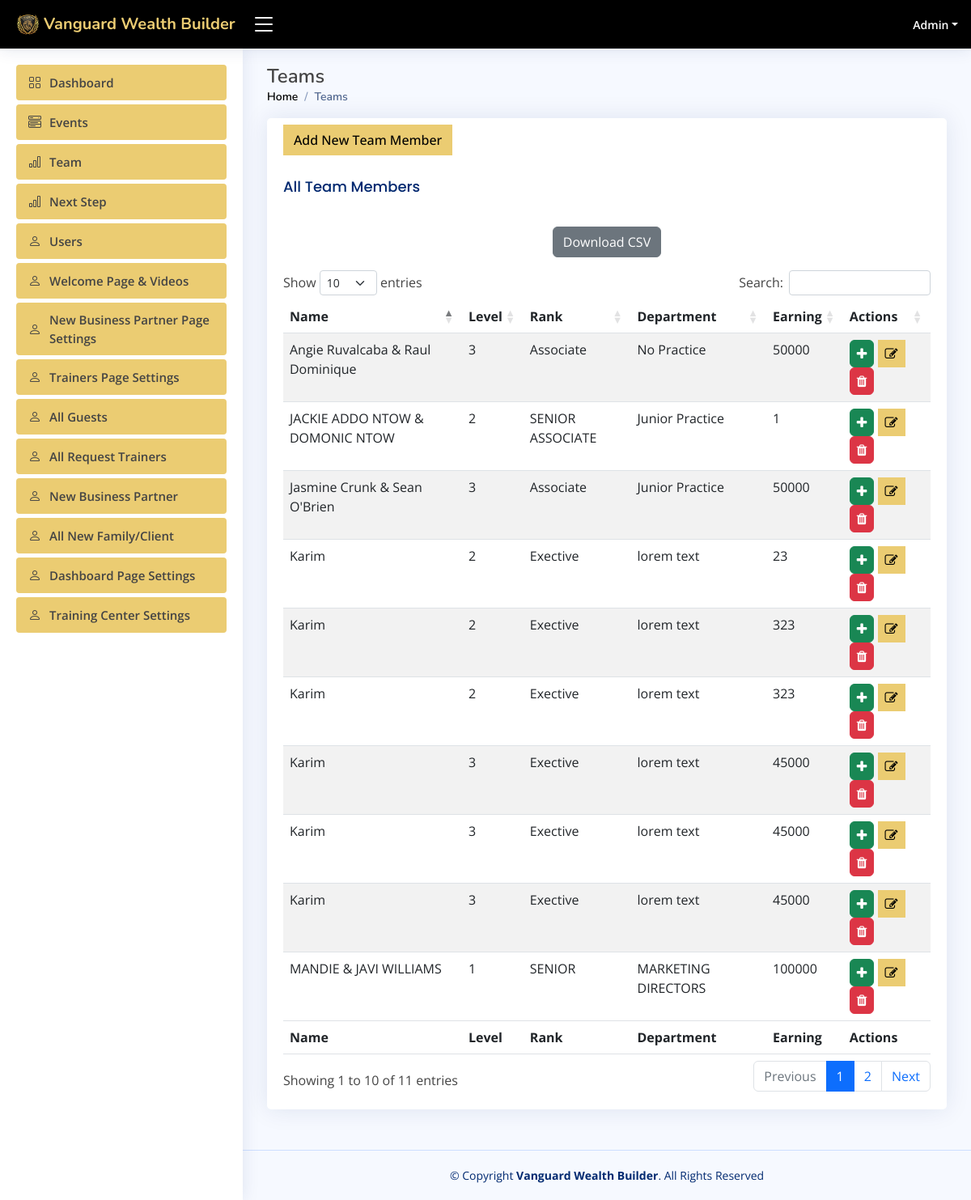
Screenshot of /admin/teams.php (signed in) with the database file from the repository.
### tables this page shows
CREATE TABLE `users` (
  `id` int(11) NOT NULL,
  `user_type` int(11) NOT NULL DEFAULT '0' COMMENT '0=user,1=admin',
  `fname` varchar(50) DEFAULT NULL,
  `lname` varchar(150) DEFAULT NULL,
  `agent_code` int(150) DEFAULT NULL,
  `email` varchar(50) DEFAULT NULL,
  `phone` varchar(100) DEFAULT NULL,
  `business_patner` varchar(150) DEFAULT NULL,
  `us_states` varchar(150) DEFAULT NULL,
  `password` varchar(255) DEFAULT NULL,
  `status` int(11) NOT NULL DEFAULT '0' COMMENT '1=active,0=block',
  `reset_token` varchar(10) DEFAULT NULL,
  `image_path` varchar(255) DEFAULT NULL,
  `notes` text,
  `address` text,
  `create_date` datetime DEFAULT NULL,
  `updated_date` datetime DEFAULT NULL
);

CREATE TABLE `team_members` (
  `id` int(11) NOT NULL,
  `name` varchar(255) DEFAULT NULL,
  `level` int(11) DEFAULT NULL,
  `rank` varchar(200) DEFAULT NULL,
  `department` varchar(260) DEFAULT NULL,
  `earning` double NOT NULL DEFAULT '0',
  `facebook_link` varchar(500) DEFAULT NULL,
  `linkedin_link` varchar(255) NOT NULL,
  `twitter_link` varchar(250) DEFAULT NULL,
  `instagram_link` varchar(255) NOT NULL,
  `youtube_link` varchar(250) DEFAULT NULL,
  `appointment_link` text,
  `image_path` varchar(200) DEFAULT NULL,
  `bio` longtext,
  `created_date` datetime DEFAULT NULL,
  `updated_date` datetime DEFAULT NULL
);

### serverside/functions.php (called while the page is built, shortened)
<?php
require_once 'crud.php';
class Functions
{
    private $db;
    function __construct()
    {
        $this->db = new Database();
        $this->db->connect();
    }
    function getSingleUser($id)
    {
        $sql = "select * from users where id='$id'";
        if ($this->db->sql($sql)) {
            return $this->db->getResult();
        }
    }
    function getAllTeamMembers()
    {
        $sql = "select * from team_members order by id desc ";
        if ($this->db->sql($sql)) {
            return $this->db->getResult();
        }
    }
}

### serverside/crud.php (called while the page is built, shortened)
<?php
class Database {
       private $db_host = "localhost";
       private $db_user = "root";
       private $db_pass = "";
       private $db_name = "wanguard";
    private $con = false;
    private $myconn = "";
    private $result = array();
    public function connect() {
        if (!$this->con) {
            $this->myconn = new mysqli($this->db_host, $this->db_user, $this->db_pass, $this->db_name);
            if ($this->myconn->connect_errno > 0) {
                array_push($this->result, $this->myconn->connect_error);
                return false;
            } else {
                $this->con = true;
                return true;
            }
        } else {
            return true;
        }
    }
    public function sql($sql) {
        $this->result = array();
        $query = $this->myconn->query($sql);
        if ($query) {
            $this->numResults = 0;
            if (isset($query->num_rows) && ( $query->num_rows > 0)) {
                $this->numResults = $query->num_rows;
            }
            for ($i = 0; $i < $this->numResults; $i++) {
                $r = $query->fetch_array();
                $key = array_keys($r);
                for ($x = 0; $x < count($key); $x++) {
                    if (!is_int($key[$x])) {
                        if ($query->num_rows >= 1) {
                            $this->result[$i][$key[$x]] = $r[$key[$x]];
                        } else {
                            $this->result = null;
                        }
                    }
                }
            }
            return true;
        } else {
            array_push($this->result, $this->myconn->error);
            return false;
        }
    }
    public function getResult() {
        $val = $this->result;
        $this->result = array();
        return $val;
    }
}

### admin/teams.php (the view, shortened to what this page needs)
<?php
include_once "includes/dashboard-header.php";
$team_members = $func->getAllTeamMembers();
?>
<main id="main" class="main">
    <div class="pagetitle">
        <h1>Teams</h1>
        <nav>
            <ol class="breadcrumb">
                <li class="breadcrumb-item"><a href="index">Home</a></li>
                <li class="breadcrumb-item active">Teams</li>
            </ol>
        </nav>
    </div>
    <section class="section dashboard">
        <div class="section">
            <div class="row">
                <div class="col-lg-12">
                    <div class="card">
                        <div class="card-body">
                            <button type="button btn-1" class="btn btn-primary my-2" data-bs-toggle="modal"
                                    data-bs-target="#add_team_modal"> Add New Team Member
                            </button>
                            <h5 class="card-title">All Team Members</h5>
                            <div class="text-center">
                                <button class="btn btn-secondary my-3" id="download_csv">Download CSV</button>
                            </div>
                            <table id="team_members" class="table table-striped" style="width:100%">
                                <thead>
                                <tr>
                                    <th scope="col">Name</th>
                                    <th scope="col">Level</th>
                                    <th scope="col">Rank</th>
                                    <th scope="col">Department</th>
                                    <th scope="col">Earning</th>
                                    <th scope="col">Actions</th>
                                </tr>
                                </thead>
                                <tbody>
                                <?php
                                foreach ($team_members as $team_member) {
                                    ?>
                                    <tr>
                                        <td><?= $team_member['name'] ?></td>
                                        <td><?= $team_member['level'] ?></td>
                                        <td><?= $team_member['rank'] ?></td>
                                        <td><?= $team_member['department'] ?></td>
                                        <td><?= $team_member['earning'] ?></td>
                                        <td>
                                            <a href="add-bio?bio_id=<?= $team_member['id'] ?>"> <i
                                                        class="fa fa-plus p-2 btn btn-success" title="Edit Bio"></i></a>
                                            <i class="fa fa-edit p-2 btn btn-primary" title="Edit team member"
                                               onclick="editTeamMember(`<?= $team_member['id'] ?>`,`<?= $team_member['name'] ?>`,`<?= $team_member['rank'] ?>`,`<?= $team_member['level'] ?>`,`<?= $team_member['department'] ?>`,`<?= $team_member['earning'] ?>`,`<?= $team_member['youtube_link'] ?>`, `<?= $team_member['linkedin_link'] ?>`,`<?= $team_member['twitter_link'] ?>`,`<?= $team_member['appointment_link'] ?>`)"></i>
                                            <i class="fa fa-trash p-2 btn btn-danger" title="Delete team member"
                                               onclick="deleteTeamMember(`<?= $team_member['id'] ?>`)"></i>
                                        </td>
                                    </tr>
                                    <?php
                                }
                                ?>
                                </tbody>
                                <tfoot>
                                <tr>
                                    <th scope="col">Name</th>
                                    <th scope="col">Level</th>
                                    <th scope="col">Rank</th>
                                    <th scope="col">Department</th>
                                    <th scope="col">Earning</th>
                                    <th scope="col">Actions</th>
                                </tr>
                                </tfoot>
                            </table>
                        </div>
                    </div>
                </div>
            </div>
        </div>
    </section>
</main>
<?php include_once "includes/dashboard-footer.php" ?>

### admin/includes/dashboard-header.php (shortened to what this page needs)
<?php
include_once "../serverside/functions.php";
    ?>
    <?php
$func = new Functions();
$users1 = $func->getSingleUser($_SESSION['user_id']);
if (!empty($users1)) {
    $user1 = $users1[0];
}
?>
<!DOCTYPE html>
<html lang="en">
<head>
    <link href="assets/vendor/bootstrap/css/bootstrap.min.css" rel="stylesheet">
    <link href="assets/vendor/bootstrap-icons/bootstrap-icons.css" rel="stylesheet">
    <link href="assets/vendor/boxicons/css/boxicons.min.css" rel="stylesheet">
    <link href="assets/vendor/quill/quill.snow.css" rel="stylesheet">
    <link href="assets/vendor/quill/quill.bubble.css" rel="stylesheet">
    <link href="assets/vendor/remixicon/remixicon.css" rel="stylesheet">
    <link href="assets/vendor/simple-datatables/style.css" rel="stylesheet">
    <link rel="stylesheet" href="https://cdnjs.cloudflare.com/ajax/libs/font-awesome/4.7.0/css/font-awesome.min.css">
    <link href="assets/css/style.css" rel="stylesheet">
    <link rel="stylesheet" href="https://cdn.datatables.net/1.13.6/css/dataTables.bootstrap5.min.css">
</head>
<body>
<header id="header" class="header fixed-top d-flex align-items-center">
    <div class="d-flex align-items-center justify-content-between">
        <a href="index" class="logo d-flex align-items-center">
            <img src="./assets/img/logo.png" alt="">
            <span class="d-none d-lg-block">Vanguard Wealth Builder</span>
        </a>
        <i class="bi bi-list toggle-sidebar-btn"></i>
    </div>
    <nav class="header-nav ms-auto">
        <ul class="d-flex align-items-center">
            <li class="nav-item dropdown pe-3">
                <a class="nav-link nav-profile d-flex align-items-center pe-0" href="#" data-bs-toggle="dropdown">
                    <span class="d-none d-md-block dropdown-toggle ps-2"><?= $user1['fname'] ?></span>
                </a>
            </li>
        </ul>
    </nav>
</header>
<aside id="sidebar" class="sidebar">
    <ul class="sidebar-nav" id="sidebar-nav">
        <li class="nav-item">
            <a class="nav-link" href="index">
                <i class="bi bi-grid"></i>
                <span>Dashboard</span>
            </a>
        </li>
        <li class="nav-item">
            <a class="nav-link" href="events">
                <i class="bi bi-menu-button-wide"></i>
                <span>Events</span>
            </a>
        </li>
        <li class="nav-item">
            <a class="nav-link" href="teams">
                <i class="bi bi-bar-chart"></i>
                <span>Team</span>
            </a>
        </li>
        <li class="nav-item">
            <a class="nav-link" href="next_step">
                <i class="bi bi-bar-chart"></i>
                <span>Next Step</span>
            </a>
        </li>
        <li class="nav-item">
            <a class="nav-link" href="users">
                <i class="bi bi-person"></i>
                <span>Users</span>
            </a>
        </li>
        <li class="nav-item">
            <a class="nav-link" href="welcome">
                <i class="bi bi-person"></i>
                <span>Welcome Page & Videos</span>
            </a>
        </li>
        <li class="nav-item">
            <a class="nav-link" href="new_business_partner">
                <i class="bi bi-person"></i>
                <span>New Business Partner Page Settings</span>
            </a>
        </li>
        <li class="nav-item">
            <a class="nav-link" href="trainers_page_setting">
                <i class="bi bi-person"></i>
                <span>Trainers Page Settings</span>
            </a>
        </li>
        <li class="nav-item">
            <a class="nav-link" href="all_guest">
                <i class="bi bi-person"></i>
                <span>All Guests</span>
            </a>
        </li>
        <li class="nav-item">
            <a class="nav-link" href="request_trainer">
                <i class="bi bi-person"></i>
                <span>All Request Trainers</span>
            </a>
        </li>
        <li class="nav-item">
            <a class="nav-link" href="business_partners">
                <i class="bi bi-person"></i>
                <span>New Business Partner</span>
            </a>
        </li>
        <li class="nav-item">
            <a class="nav-link" href="new_client">
                <i class="bi bi-person"></i>
                <span>All New Family/Client </span>
            </a>
        </li>
        <li class="nav-item">
            <a class="nav-link" href="dashboard_page-settings">
                <i class="bi bi-person"></i>
                <span>Dashboard Page Settings</span>
            </a>
        </li>
        <li class="nav-item">
            <a class="nav-link" href="training_center_settings">
                <i class="bi bi-person"></i>
                <span>Training Center Settings</span>
            </a>
        </li>
    </ul>
</aside>

### admin/assets/css/style.css (style rules this page uses)
:root { scroll-behavior: smooth; }
body { font-family: "Open Sans", sans-serif; background: #f6f9ff; color: #444444; }
a { color: #4154f1; text-decoration: none; }
h1, h2, h3, h4, h5, h6 { font-family: "Nunito", sans-serif; }
#main { margin-top: 60px; padding: 20px 30px; transition: all 0.3s; }
.pagetitle { margin-bottom: 10px; }
.pagetitle h1 { font-size: 24px; margin-bottom: 0; font-weight: 600; }
.card { margin-bottom: 30px; border: none; border-radius: 5px; box-shadow: 0px 0 30px rgba(1, 41, 112, 0.1); }
.card-title { padding: 20px 0 15px 0; font-size: 18px; font-weight: 500; color: #012970; font-family: "Poppins", sans-serif; }
.card-body { padding: 0 20px 20px 20px; }
.breadcrumb { font-size: 14px; font-family: "Nunito", sans-serif; color: #899bbd; font-weight: 600; }
.breadcrumb a { color: black; transition: 0.3s; }
.breadcrumb .breadcrumb-item::before { color: #899bbd; }
.breadcrumb .active { color: #51678f; font-weight: 600; }
.logo { line-height: 1; }
@media (min-width: 1200px) { .logo { width: 280px; } }
.logo img { max-height: 26px; margin-right: 6px; }
.logo span { font-size: 20px; font-weight: 700; color: #EBCC72; font-family: "Nunito", sans-serif; }
.header { transition: all 0.5s; z-index: 997; height: 60px; box-shadow: 0px 2px 20px rgba(1, 41, 112, 0.1); background-color: black; padding-left: 20px; }
.header .toggle-sidebar-btn { font-size: 32px; padding-left: 10px; cursor: pointer; color: white; }
.header-nav ul { list-style: none; }
.header-nav>ul { margin: 0; padding: 0; }
.header-nav .nav-profile { color: white; }
.header-nav .nav-profile span { font-size: 14px; font-weight: 600; }
.sidebar { position: fixed; top: 60px; left: 0; bottom: 0; width: 300px; z-index: 996; transition: all 0.3s; padding: 20px; overflow-y: auto; scrollbar-width: thin; scrollbar-color: #aab7cf transparent; box-shadow: 0px 0px 20px rgba(1, 41, 112, 0.1); background-color: #fff; }
@media (min-width: 1200px) { #main, #footer { margin-left: 300px; } }
.sidebar-nav { padding: 0; margin: 0; list-style: none; }
.sidebar-nav li { padding: 0; margin: 0; list-style: none; }
.sidebar-nav .nav-item { margin-bottom: 5px; }
.sidebar-nav .nav-link { display: flex; align-items: center; font-size: 15px; font-weight: 600; transition: 0.3; background: #EBCC72; padding: 10px 15px; border-radius: 4px; }
.sidebar-nav .nav-link i { font-size: 16px; margin-right: 10px; }
.btn-primary { background: #EBCC72 !important; color: black; font-weight: 500; border-color: #EBCC72 !important; border-radius: 0 !important; }

### rows the page displays
users: fname "Admin"
team_members: name "Karim", level "2", rank "Exective", department "lorem text", earning "23"
team_members: name "Karim", level "2", rank "Exective", department "lorem text", earning "323"
team_members: name "Karim", level "2", rank "Exective", department "lorem text", earning "323"
team_members: name "Karim", level "3", rank "Exective", department "lorem text", earning "45000"
team_members: name "Karim", level "3", rank "Exective", department "lorem text", earning "45000"
team_members: name "Karim", level "3", rank "Exective", department "lorem text", earning "45000"
team_members: name "Angie Ruvalcaba & Raul Dominique", level "3", rank "Associate", department "No Practice", earning "50000"
team_members: name "Jasmine Crunk & Sean O'Brien", level "3", rank "Associate", department "Junior Practice", earning "50000"
team_members: name "JACKIE ADDO NTOW & DOMONIC NTOW", level "2", rank "SENIOR ASSOCIATE", department "Junior Practice", earning "1"
team_members: name "MANDIE & JAVI WILLIAMS", level "1", rank "SENIOR", department "MARKETING DIRECTORS", earning "100000"
